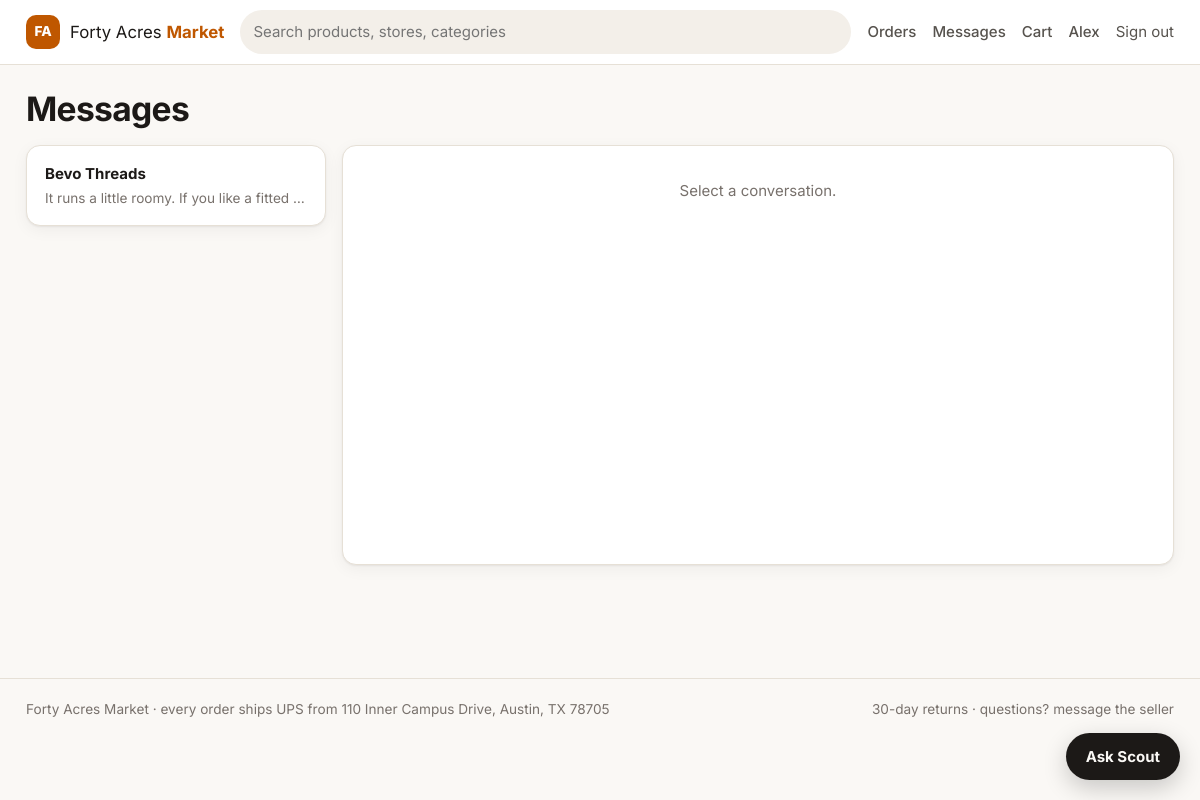
The page /messages (signed in) on the database its author committed.
### tables this page shows
CREATE TABLE users (
    id INTEGER PRIMARY KEY,
    email TEXT NOT NULL UNIQUE COLLATE NOCASE,
    password_hash TEXT NOT NULL,
    name TEXT NOT NULL,
    role TEXT NOT NULL CHECK (role IN ('customer', 'seller', 'admin')),
    is_active INTEGER NOT NULL DEFAULT 1,
    street TEXT NOT NULL DEFAULT '',
    city TEXT NOT NULL DEFAULT '',
    state TEXT NOT NULL DEFAULT '',
    zip TEXT NOT NULL DEFAULT '',
    created_at TEXT NOT NULL DEFAULT (datetime('now'))
);

CREATE TABLE conversations (
    id INTEGER PRIMARY KEY,
    customer_id INTEGER NOT NULL REFERENCES users(id),
    store_id INTEGER NOT NULL REFERENCES stores(id),
    updated_at TEXT NOT NULL DEFAULT (datetime('now')),
    UNIQUE (customer_id, store_id)
);

CREATE TABLE stores (
    id INTEGER PRIMARY KEY,
    seller_id INTEGER NOT NULL UNIQUE REFERENCES users(id),
    name TEXT NOT NULL UNIQUE COLLATE NOCASE,
    description TEXT NOT NULL DEFAULT '',
    is_active INTEGER NOT NULL DEFAULT 1,
    created_at TEXT NOT NULL DEFAULT (datetime('now'))
);

CREATE TABLE settings (
    key TEXT PRIMARY KEY,
    value TEXT NOT NULL
);

### app.py (the view)
@app.route("/messages")
@login_required()
def inbox():
    clause, params = conv_scope()
    convs = get_db().execute(
        f"SELECT c.*, s.name AS store_name, u.name AS customer_name, "
        f"(SELECT body FROM messages WHERE conversation_id = c.id ORDER BY id DESC LIMIT 1) AS last_body, "
        f"(SELECT COUNT(*) FROM messages WHERE conversation_id = c.id AND sender_id != ? AND read_at IS NULL) "
        f"AS unread_count FROM conversations c JOIN stores s ON s.id = c.store_id "
        f"JOIN users u ON u.id = c.customer_id WHERE {clause} ORDER BY c.updated_at DESC LIMIT 200",
        [g.user["id"]] + params).fetchall()
    return render_template("messages.html", convs=convs, conv=None)

### app.py (called while the page is built)
@app.before_request
def load_user():
    g.user = None
    uid = session.get("uid")
    if uid:
        user = get_db().execute("SELECT * FROM users WHERE id = ?", (uid,)).fetchone()
        if user and user["is_active"]:
            g.user = user
        else:
            session.clear()  # deactivated accounts are signed out on their next request

@app.before_request
def csrf_protect():
    if request.method in ("POST", "PUT", "PATCH", "DELETE"):
        if wants_json() and request.is_json:
            return
        token = request.form.get("csrf_token") or request.headers.get("X-CSRF-Token") or ""
        expected = session.get("csrf")
        if not expected or not secrets.compare_digest(token, expected):
            abort(400, "Your session expired or the form is stale (CSRF check failed). Reload and try again.")

def csrf_token():
    if "csrf" not in session:
        session["csrf"] = secrets.token_urlsafe(32)
    return session["csrf"]

@app.after_request
def security_headers(resp):
    resp.headers.setdefault("X-Content-Type-Options", "nosniff")
    resp.headers.setdefault("X-Frame-Options", "DENY")
    resp.headers.setdefault("Referrer-Policy", "same-origin")
    resp.headers.setdefault(
        "Content-Security-Policy",
        "default-src 'self'; script-src 'self'; style-src 'self' 'unsafe-inline' https://fonts.googleapis.com; "
        "font-src https://fonts.gstatic.com; img-src 'self' data:; frame-ancestors 'none'")
    return resp

def login_required(*roles):
    def deco(view):
        @functools.wraps(view)
        def wrapper(*args, **kwargs):
            if g.user is None:
                abort(401, "Sign in required.")
            if roles and g.user["role"] not in roles:
                abort(403, f"This page is for {' or '.join(roles)} accounts.")
            return view(*args, **kwargs)
        return wrapper
    return deco

def is_admin():
    return g.user is not None and g.user["role"] == "admin"

def conv_scope():
    if is_admin():
        return "1 = 1", []
    if g.user["role"] == "seller":
        return "c.store_id IN (SELECT id FROM stores WHERE seller_id = ?)", [g.user["id"]]
    return "c.customer_id = ?", [g.user["id"]]

### db.py (called while the page is built)
def get_db():
    if "db" not in g:
        g.db = sqlite3.connect(current_app.config["DATABASE"], timeout=10)
        g.db.row_factory = sqlite3.Row
        g.db.execute("PRAGMA foreign_keys = ON")
    return g.db

### templates/messages.html (shortened to what this page needs)
{% extends "base.html" %}
{% from "_macros.html" import csrf with context %}
{% block content %}
<h1>Messages</h1>
<div class="inbox">
  <nav class="card conv-list">
    {% for c in convs %}
      <a class="conv {{ 'active' if conv and conv.id == c.id }}" href="{{ url_for('thread', cid=c.id) }}">
        <b>{{ c.customer_name if g.user.role == 'seller' else (c.store_name if g.user.role == 'customer' else c.customer_name ~ ' ↔ ' ~ c.store_name) }}</b>
        <span class="muted small clamp">{{ c.last_body }}</span>
      </a>
    {% else %}
      <p class="muted">No conversations yet.{% if g.user.role == 'customer' %} Message a seller from any product or order page.{% endif %}</p>
    {% endfor %}
  </nav>
  <section class="card thread">
    {% if conv %}
      <header class="thread-head"><b>{{ conv.store_name }}</b> <span class="muted">with {{ conv.customer_name }}</span>
        {% if g.user.role == 'admin' %}<span class="pill">Moderator view</span>{% endif %}</header>
      <div class="bubbles">
        {% for m in msgs %}
          <div class="bubble {{ 'mine' if m.sender_id == g.user.id }}" {% if loop.last %}id="latest"{% endif %}>
            <div class="small muted">{{ m.sender_name }}{% if m.sender_role == 'admin' %} (Marketplace support){% endif %} · {{ m.created_at }} UTC</div>
            {% if m.product_name %}<a class="small" href="{{ url_for('product', pid=m.product_id) }}">Re: {{ m.product_name }}</a>{% endif %}
            {% if m.order_id %}<a class="small" href="{{ url_for('order_detail', oid=m.order_id) }}">Re: order #{{ m.order_id }}</a>{% endif %}
            <p>{{ m.body }}</p>
          </div>
        {% endfor %}
      </div>
      <form method="post" action="{{ url_for('thread', cid=conv.id) }}" class="row reply">
        {{ csrf() }}
        <textarea name="body" rows="2" maxlength="2000" required placeholder="Write a reply…" class="grow"></textarea>
        <button class="btn">Send</button>
      </form>
    {% else %}
      <p class="muted center">Select a conversation.</p>
    {% endif %}
  </section>
</div>
{% endblock %}

### templates/base.html (shortened to what this page needs)
<!doctype html>
<html lang="en">
<head>
  <link rel="stylesheet" href="{{ url_for('static', filename='style.css') }}">
</head>
<body>
<header class="topbar">
  <div class="container topbar-inner">
    <a class="brand" href="{{ url_for('index') }}"><span class="brand-mark">FA</span><span>Forty Acres <b>Market</b></span></a>
    <form class="search" action="{{ url_for('index') }}" method="get" role="search">
      <input type="search" name="q" value="{{ request.args.get('q', '') }}" placeholder="Search products, stores, categories" aria-label="Search" maxlength="100">
    </form>
    <nav class="nav">
      {% if not g.user %}
        <a href="{{ url_for('login') }}">Sign in</a>
        <a class="btn btn-sm" href="{{ url_for('register') }}">Join</a>
      {% else %}
        {% if g.user.role == 'customer' %}
          <a href="{{ url_for('orders') }}">Orders</a>
        {% elif g.user.role == 'seller' %}
          <a href="{{ url_for('seller') }}">My store</a>
        {% else %}
          <a href="{{ url_for('admin') }}">Admin</a>
        {% endif %}
        <a href="{{ url_for('inbox') }}">Messages{% if unread %} <span class="badge">{{ unread }}</span>{% endif %}</a>
        {% if g.user.role == 'customer' %}
          <a href="{{ url_for('cart') }}" class="cart-link">Cart{% if cart_count %} <span class="badge">{{ cart_count }}</span>{% endif %}</a>
        {% endif %}
        <a href="{{ url_for('account') }}" title="Account">{{ g.user.name.split()[0] }}</a>
        <form method="post" action="{{ url_for('logout') }}" class="inline">
          <button class="link">Sign out</button>
        </form>
      {% endif %}
    </nav>
  </div>
</header>
<main class="container">
  {% block content %}{% endblock %}
</main>
<footer class="footer">
  <div class="container">
    <span>Forty Acres Market · every order ships UPS from 110 Inner Campus Drive, Austin, TX 78705</span>
    <span>{{ settings.return_window_days }}-day returns · questions? message the seller</span>
  </div>
</footer>
{% if not g.user or g.user.role == 'customer' %}
<button class="chat-fab" id="chat-open" aria-controls="chat" aria-expanded="false">Ask Scout</button>
{% endif %}
</body>
</html>

### static/style.css (style rules this page uses)
:root { color-scheme: light; --bg: #faf8f5; --surface: #ffffff; --surface-2: #f3efe9; --border: #e6e0d6; --text: #1c1917; --text-2: #57534e; --muted: #78716c; --accent: #bf5700; --accent-ink: #ffffff; --accent-soft: #fbe9dc; --danger: #b42318; --ok: #067647; --warn: #b54708; --series-1: #2a78d6; --grid: #e7e5e4; --shadow: 0 1px 2px rgb(28 25 23 / .06), 0 4px 16px rgb(28 25 23 / .05); --radius: 14px; }
* { box-sizing: border-box; }
html { -webkit-text-size-adjust: 100%; }
body { margin: 0; background: var(--bg); color: var(--text); font: 15px/1.55 Inter, system-ui, -apple-system, "Segoe UI", sans-serif; display: flex; flex-direction: column; min-height: 100vh; }
main.container { flex: 1; padding-top: 24px; padding-bottom: 64px; }
a { color: var(--accent); text-decoration: none; }
h1 { font-size: clamp(1.5rem, 3vw, 2.1rem); letter-spacing: -.02em; margin: 0 0 16px; line-height: 1.2; }
.container { width: 100%; max-width: 1180px; margin: 0 auto; padding: 0 16px; }
.muted { color: var(--muted); }
.small { font-size: .85rem; }
.center { text-align: center; }
.inline { display: inline; }
.topbar { background: var(--surface); border-bottom: 1px solid var(--border); position: sticky; top: 0; z-index: 20; }
.topbar-inner { display: flex; align-items: center; gap: 16px; height: 64px; }
.brand { display: flex; align-items: center; gap: 10px; color: var(--text); font-size: 1.05rem; white-space: nowrap; }
.brand b { color: var(--accent); }
.brand-mark { display: grid; place-items: center; width: 34px; height: 34px; border-radius: 10px; background: var(--accent); color: var(--accent-ink); font-weight: 800; font-size: .85rem; }
.search { flex: 1; }
.search input { width: 100%; border-radius: 999px; background: var(--surface-2); border-color: transparent; }
.nav { display: flex; align-items: center; gap: 16px; white-space: nowrap; }
.nav a { color: var(--text-2); font-weight: 500; }
input, select, textarea { font: inherit; color: var(--text); background: var(--surface); border: 1px solid var(--border); border-radius: 10px; padding: 9px 12px; width: 100%; }
button.link { background: none; border: 0; color: var(--text-2); font: inherit; cursor: pointer; padding: 0; }
.card { background: var(--surface); border: 1px solid var(--border); border-radius: var(--radius); padding: 18px; box-shadow: var(--shadow); }
section.card, form.card { margin-bottom: 16px; }
.inbox { display: grid; grid-template-columns: 300px minmax(0, 1fr); gap: 16px; align-items: start; }
.conv-list { padding: 6px; display: flex; flex-direction: column; max-height: 70vh; overflow-y: auto; }
.conv { display: grid; grid-template-columns: 1fr auto; gap: 2px 8px; padding: 10px 12px; border-radius: 10px; color: var(--text); }
.conv .clamp { grid-column: 1 / -1; white-space: nowrap; overflow: hidden; text-overflow: ellipsis; }
.thread { display: flex; flex-direction: column; gap: 12px; min-height: 420px; }
.chat-fab { position: fixed; right: 20px; bottom: 20px; z-index: 30; border: 0; cursor: pointer; font: inherit; font-weight: 700; background: var(--text); color: var(--bg); padding: 12px 20px; border-radius: 999px; box-shadow: 0 8px 24px rgb(0 0 0 / .2); }
.footer { border-top: 1px solid var(--border); padding: 20px 0 80px; color: var(--muted); font-size: .85rem; }
.footer .container { display: flex; justify-content: space-between; flex-wrap: wrap; gap: 8px; }

### rows shown on the page
users: user.name "Alex"
conversations: name "Bevo Threads", last_body "It runs a little roomy. If you like a fitted…"
settings: return_window_days "30"
